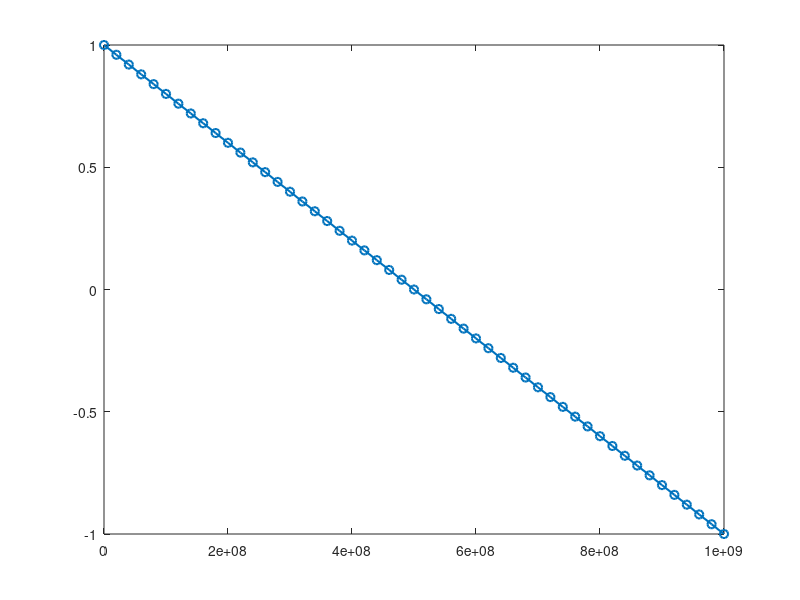

MATLAB code for this plot:
L=1;   %Length of Device , m                            
N=51;
dx=L/(N-1);
A=zeros(N,N);
b=zeros(N,1);
for i=1:N
    if i==1  || i==N
        A(i,i)=1;
    else
        A(i,i-1)=1; A(i,i)=-2; A(i,i+1)=1;
    end  
end

%Boundary condition
b(1,1)=1;
b(N,1)=-1;

phi=A \ b;

x=0:dx*1e+9:L*1e+9;

%exact solution
phi_analytic=-2/L*(x/1e+9)+1;
plot(x,phi,'-o','linewidth',1.5);